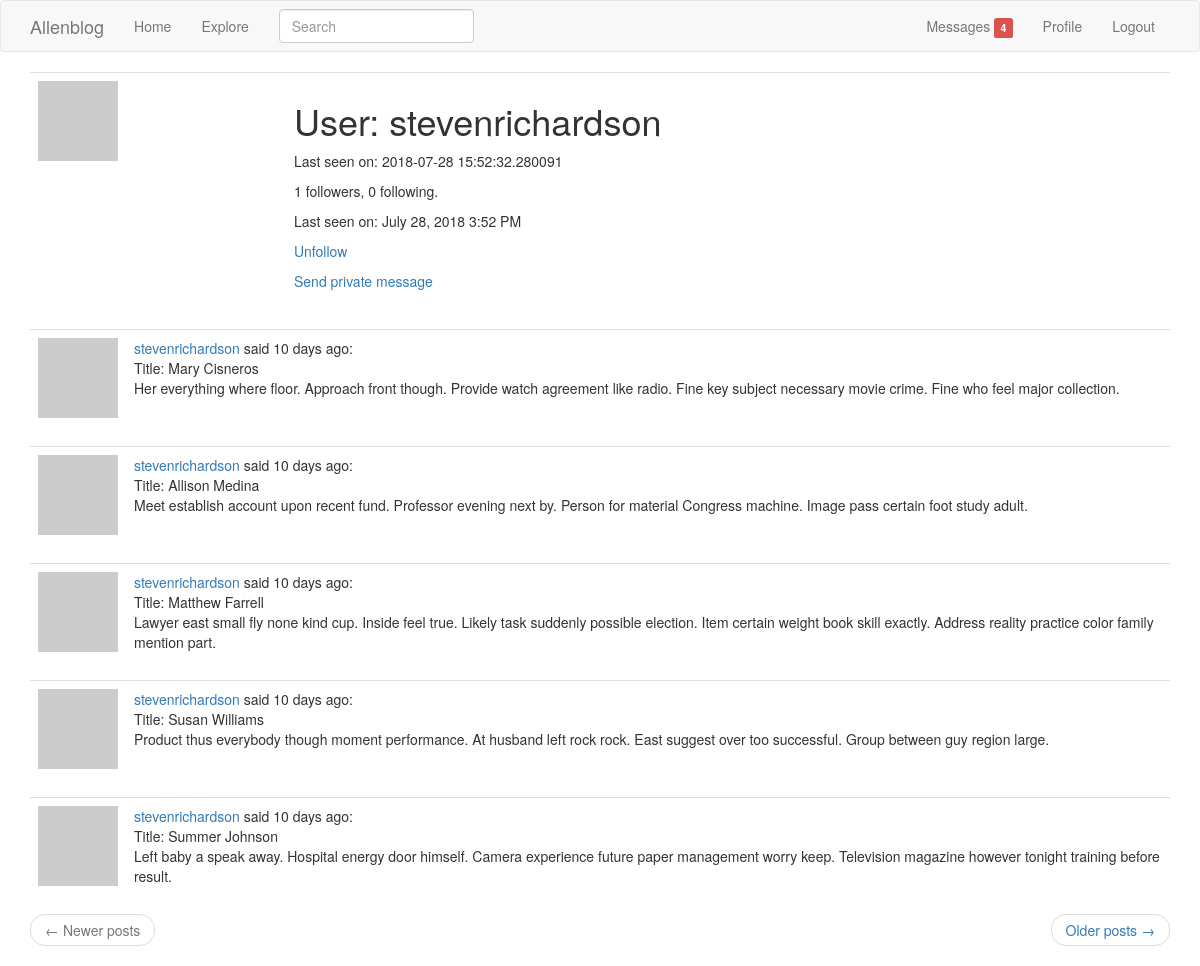
The app's page /user/stevenrichardson/ (signed in) with its own data.
### app/models.py (models this page shows, shortened)
class User(db.Model, UserMixin):
    __tablename__ = 'user'
    id = db.Column(db.Integer, primary_key=True)
    username = db.Column(db.String(64), index=True, unique=True)
    email = db.Column(db.String(120), index=True, unique=True)
    password_hash = db.Column(db.String(128))
    posts = db.relationship('Post', backref='author', lazy='dynamic')
    about_me = db.Column(db.String(140))
    last_seen = db.Column(db.DateTime, default=datetime.utcnow)
    followed = db.relationship(
        'User', secondary=followers,
        primaryjoin=(followers.c.follower_id == id),
        secondaryjoin=(followers.c.followed_id == id),
        backref=db.backref('followers', lazy='dynamic'),
        lazy='dynamic'
    )
    messages_sent = db.relationship('Message',
                                    foreign_keys='Message.sender_id',
                                    backref='author', lazy='dynamic')
    messages_received = db.relationship('Message',
                                        foreign_keys='Message.recipient_id',
                                        backref='recipient', lazy='dynamic')
    last_message_read_time = db.Column(db.DateTime)
    notifications = db.relationship('Notification', backref='user', lazy='dynamic')
    def avatar(self, size):
        digest = md5(self.email.lower().encode('utf-8')).hexdigest()
        return 'https://www.gravatar.com/avatar/{}?d=identicon&s={}'.format(digest, size)
    def is_following(self, user):
        return self.followed.filter(followers.c.followed_id == user.id).count() > 0
    def new_messages_num(self):
        last_read_time = self.last_message_read_time or datetime(1900, 1, 1)
        return Message.query.filter_by(recipient=self).filter(
            Message.timestamp > last_read_time).count()

class SearchableMixin(object):
    @classmethod
    def before_commit(cls, session):
        session._changes = {
            'add': list(session.new),
            'update': list(session.dirty),
            'delete': list(session.deleted)
        }
    @classmethod
    def after_commit(cls, session):
        for obj in session._changes['add']:
            if isinstance(obj, SearchableMixin):
                add_to_index(obj.__tablename__, obj)
        for obj in session._changes['update']:
            if isinstance(obj, SearchableMixin):
                add_to_index(obj.__tablename__, obj)
        for obj in session._changes['delete']:
            if isinstance(obj, SearchableMixin):
                remove_from_index(obj.__tablename__, obj)
        session._changes = None

class Post(SearchableMixin, db.Model):
    __tablename__ = 'post'
    __searchable__ = ['body']
    id = db.Column(db.Integer, primary_key=True)
    title = db.Column(db.String(32), index=True)
    body = db.Column(db.String(140))
    timestamp = db.Column(db.DateTime, index=True, default=datetime.utcnow)
    user_id = db.Column(db.Integer, db.ForeignKey('user.id'))

### app/main/views.py (the view)
@main.route('/user/<username>/')
@login_required
def user_profile(username):
    user = User.query.filter_by(username=username).first_or_404()
    page = request.args.get('page', 1, type=int)
    posts = user.posts.order_by(Post.timestamp.desc()).paginate(page, current_app.config['POSTS_PER_PAGE'], False)
    next_url = url_for('main.user_profile', username=user.username, page=posts.next_num) if posts.has_next else None
    prev_url = url_for('main.user_profile', username=user.username, page=posts.prev_num) if posts.has_prev else None
    return render_template('profile.html', user=user, posts=posts.items, next_url=next_url, prev_url=prev_url)

### app/main/forms.py
class SearchForm(FlaskForm):
    q = StringField('Search', validators=[DataRequired()])
    def __init__(self, *args, **kwargs):
        if 'formdata' not in kwargs:
            kwargs['formdata'] = request.args
        if 'csrf_enabled' not in kwargs:
            kwargs['csrf_enabled'] = False
        super(SearchForm, self).__init__(*args, **kwargs)

### app/main/views.py (called while the page is built)
@main.before_request
def before_request():
    if current_user.is_authenticated:
        current_user.last_seen = datetime.utcnow()
        db.session.commit()
        g.search_form = SearchForm()

### app/models.py (called while the page is built)
@login_manager.user_loader
def load_user(id):
    return User.query.get(int(id))

### app/templates/profile.html (shortened to what this page needs)
{% extends "base.html" %}
{% block app_content %}
    <table class="table table-hover">
        <tr>
            <td width="256px"><img src="{{ user.avatar(256) }}"></td>
            <td>
                <h1>User: {{ user.username }}</h1>
                {% if user.last_seen %}<p>Last seen on: {{ user.last_seen }}</p>{% endif %}
                <p>{{ user.followers.count() }} followers, {{ user.followed.count() }} following.</p>
                <p>Last seen on: {{ moment(user.last_seen).format('LLL') }}</p>
                {% if user == current_user %}
                    <p><a href="{{ url_for('main.edit_profile') }}">Edit your profile</a></p>
                {% elif not current_user.is_following(user) %}
                    <p><a href="{{ url_for('main.follow', username=user.username) }}">Follow</a></p>
                {% else %}
                    <p><a href="{{ url_for('main.unfollow', username=user.username) }}">Unfollow</a></p>
                {% endif %}
                {% if user != current_user %}
                    <p>
                        <a href="{{ url_for('main.send_message', recipient=user.username) }}">
                            Send private message
                        </a>
                    </p>
                {% endif %}
            </td>
        </tr>
    </table>
    {% for post in posts %}
        {% include '_post.html' %}
    {% endfor %}
    <nav aria-label="...">
        <ul class="pager">
            <li class="previous{% if not prev_url %} disabled{% endif %}">
                <a href="{{ prev_url or '#' }}">
                    <span aria-hidden="true">&larr;</span> Newer posts
                </a>
            </li>
            <li class="next{% if not next_url %} disabled{% endif %}">
                <a href="{{ next_url or '#' }}">
                    Older posts <span aria-hidden="true">&rarr;</span>
                </a>
            </li>
        </ul>
    </nav>
{% endblock %}

### app/templates/_post.html
    <table class="table table-hover">
        <tr>
            <td width="70px">
                <span class="user_popup">
                    <a href="{{ url_for('main.user_profile', username=post.author.username) }}">
                        <img src="{{ post.author.avatar(70) }}" />
                    </a>
                 </span>
            </td>
            <td>
                <span class="user_popup">
                    <a href="{{ url_for('main.user_profile', username=post.author.username) }}">
                        {{ post.author.username }}
                    </a>
                </span>
                said {{ moment(post.timestamp).fromNow() }}:
                <br>
                Title: {{ post.title }}
                <br>
                {{ post.body }}
            </td>
        </tr>
    </table>

### records on screen
User: username "stevenrichardson", last_seen "2018-07-28 15:52:32.280091", last_seen "July 28, 2018 3:52 PM"
Post: author.username "stevenrichardson", timestamp "10 days ago", title "Mary Cisneros", body "Her everything where floor. Approach front though. Provide watch agreement like radio. Fine key subject necessary movie crime. Fine who feel major collection."
Post: author.username "stevenrichardson", timestamp "10 days ago", title "Allison Medina", body "Meet establish account upon recent fund. Professor evening next by. Person for material Congress machine. Image pass certain foot study adult."
Post: author.username "stevenrichardson", timestamp "10 days ago", title "Matthew Farrell", body "Lawyer east small fly none kind cup. Inside feel true. Likely task suddenly possible election. Item certain weight book skill exactly. Address reality practice color family mention part."
Post: author.username "stevenrichardson", timestamp "10 days ago", title "Susan Williams", body "Product thus everybody though moment performance. At husband left rock rock. East suggest over too successful. Group between guy region large."
Post: author.username "stevenrichardson", timestamp "10 days ago", title "Summer Johnson", body "Left baby a speak away. Hospital energy door himself. Camera experience future paper management worry keep. Television magazine however tonight training before result."

### other values on screen
{{ new_messages }} "4"
{{ user.followers.count() }} "1"
{{ user.followed.count() }} "0"
